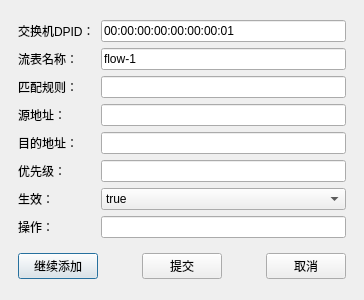
<?xml version="1.0" encoding="UTF-8"?>
<ui version="4.0">
 <class>AddFlowDialog</class>
 <widget class="QDialog" name="AddFlowDialog">
  <property name="geometry">
   <rect>
    <x>0</x>
    <y>0</y>
    <width>364</width>
    <height>300</height>
   </rect>
  </property>
  <property name="windowTitle">
   <string>添加流表</string>
  </property>
  <layout class="QGridLayout" name="gridLayout">
   <item row="0" column="0">
    <spacer name="horizontalSpacer_3">
     <property name="orientation">
      <enum>Qt::Horizontal</enum>
     </property>
     <property name="sizeHint" stdset="0">
      <size>
       <width>12</width>
       <height>20</height>
      </size>
     </property>
    </spacer>
   </item>
   <item row="0" column="1">
    <layout class="QHBoxLayout" name="horizontalLayout">
     <item>
      <layout class="QVBoxLayout" name="verticalLayout_2">
       <item>
        <widget class="QLabel" name="label">
         <property name="text">
          <string>交换机DPID：</string>
         </property>
        </widget>
       </item>
       <item>
        <widget class="QLabel" name="label_2">
         <property name="text">
          <string>流表名称：</string>
         </property>
        </widget>
       </item>
       <item>
        <widget class="QLabel" name="label_3">
         <property name="text">
          <string>匹配规则：</string>
         </property>
        </widget>
       </item>
       <item>
        <widget class="QLabel" name="label_4">
         <property name="text">
          <string>源地址：</string>
         </property>
        </widget>
       </item>
       <item>
        <widget class="QLabel" name="label_5">
         <property name="text">
          <string>目的地址：</string>
         </property>
        </widget>
       </item>
       <item>
        <widget class="QLabel" name="label_6">
         <property name="text">
          <string>优先级：</string>
         </property>
        </widget>
       </item>
       <item>
        <widget class="QLabel" name="label_7">
         <property name="text">
          <string>生效：</string>
         </property>
        </widget>
       </item>
       <item>
        <widget class="QLabel" name="label_8">
         <property name="text">
          <string>操作：</string>
         </property>
        </widget>
       </item>
      </layout>
     </item>
     <item>
      <layout class="QVBoxLayout" name="verticalLayout">
       <item>
        <widget class="QLineEdit" name="DPIPLineEdit">
         <property name="text">
          <string>00:00:00:00:00:00:00:01</string>
         </property>
        </widget>
       </item>
       <item>
        <widget class="QLineEdit" name="flowNameLineEdit">
         <property name="text">
          <string>flow-1</string>
         </property>
        </widget>
       </item>
       <item>
        <widget class="QLineEdit" name="lineEdit_3">
         <property name="text">
          <string/>
         </property>
        </widget>
       </item>
       <item>
        <widget class="QLineEdit" name="srcMACLineEdit">
         <property name="text">
          <string/>
         </property>
        </widget>
       </item>
       <item>
        <widget class="QLineEdit" name="desMACLineEdit">
         <property name="text">
          <string/>
         </property>
        </widget>
       </item>
       <item>
        <widget class="QLineEdit" name="priorityLineEdit">
         <property name="text">
          <string/>
         </property>
        </widget>
       </item>
       <item>
        <widget class="QComboBox" name="activeComboBox">
         <item>
          <property name="text">
           <string>true</string>
          </property>
         </item>
         <item>
          <property name="text">
           <string>false</string>
          </property>
         </item>
        </widget>
       </item>
       <item>
        <widget class="QLineEdit" name="lineEdit_7">
         <property name="text">
          <string/>
         </property>
        </widget>
       </item>
      </layout>
     </item>
    </layout>
   </item>
   <item row="0" column="2">
    <spacer name="horizontalSpacer_4">
     <property name="orientation">
      <enum>Qt::Horizontal</enum>
     </property>
     <property name="sizeHint" stdset="0">
      <size>
       <width>12</width>
       <height>20</height>
      </size>
     </property>
    </spacer>
   </item>
   <item row="1" column="1">
    <layout class="QHBoxLayout" name="horizontalLayout_2">
     <item>
      <widget class="QPushButton" name="addAgainButton">
       <property name="text">
        <string>继续添加</string>
       </property>
      </widget>
     </item>
     <item>
      <spacer name="horizontalSpacer">
       <property name="orientation">
        <enum>Qt::Horizontal</enum>
       </property>
       <property name="sizeHint" stdset="0">
        <size>
         <width>40</width>
         <height>20</height>
        </size>
       </property>
      </spacer>
     </item>
     <item>
      <widget class="QPushButton" name="submitButton">
       <property name="text">
        <string>提交</string>
       </property>
      </widget>
     </item>
     <item>
      <spacer name="horizontalSpacer_2">
       <property name="orientation">
        <enum>Qt::Horizontal</enum>
       </property>
       <property name="sizeHint" stdset="0">
        <size>
         <width>40</width>
         <height>20</height>
        </size>
       </property>
      </spacer>
     </item>
     <item>
      <widget class="QPushButton" name="cancelButton">
       <property name="text">
        <string>取消</string>
       </property>
      </widget>
     </item>
    </layout>
   </item>
  </layout>
 </widget>
 <resources/>
 <connections/>
</ui>
